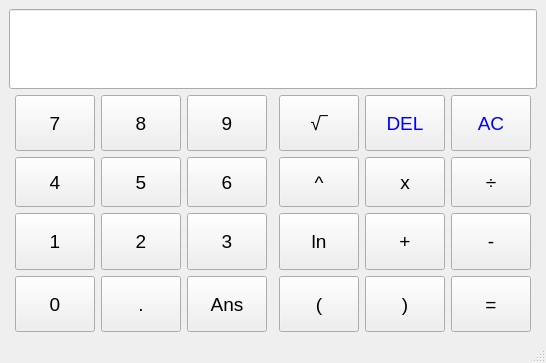
<?xml version="1.0" encoding="UTF-8"?>
<ui version="4.0">
 <class>MainWindow</class>
 <widget class="QMainWindow" name="MainWindow">
  <property name="geometry">
   <rect>
    <x>0</x>
    <y>0</y>
    <width>516</width>
    <height>363</height>
   </rect>
  </property>
  <property name="windowTitle">
   <string>Calculator by KZ</string>
  </property>
  <widget class="QWidget" name="centralwidget">
   <layout class="QGridLayout" name="gridLayout">
    <item row="2" column="5">
     <widget class="QPushButton" name="pbpower">
      <property name="minimumSize">
       <size>
        <width>0</width>
        <height>50</height>
       </size>
      </property>
      <property name="font">
       <font>
        <pointsize>14</pointsize>
       </font>
      </property>
      <property name="text">
       <string>^</string>
      </property>
     </widget>
    </item>
    <item row="4" column="5">
     <widget class="QPushButton" name="pbln">
      <property name="sizePolicy">
       <sizepolicy hsizetype="Minimum" vsizetype="Minimum">
        <horstretch>0</horstretch>
        <verstretch>0</verstretch>
       </sizepolicy>
      </property>
      <property name="minimumSize">
       <size>
        <width>0</width>
        <height>50</height>
       </size>
      </property>
      <property name="font">
       <font>
        <pointsize>14</pointsize>
       </font>
      </property>
      <property name="text">
       <string>ln</string>
      </property>
     </widget>
    </item>
    <item row="5" column="6">
     <widget class="QPushButton" name="pbclosebrac">
      <property name="sizePolicy">
       <sizepolicy hsizetype="Minimum" vsizetype="Minimum">
        <horstretch>0</horstretch>
        <verstretch>0</verstretch>
       </sizepolicy>
      </property>
      <property name="minimumSize">
       <size>
        <width>0</width>
        <height>50</height>
       </size>
      </property>
      <property name="font">
       <font>
        <pointsize>14</pointsize>
       </font>
      </property>
      <property name="text">
       <string>)</string>
      </property>
     </widget>
    </item>
    <item row="2" column="6">
     <widget class="QPushButton" name="pbmult">
      <property name="sizePolicy">
       <sizepolicy hsizetype="Minimum" vsizetype="Minimum">
        <horstretch>0</horstretch>
        <verstretch>0</verstretch>
       </sizepolicy>
      </property>
      <property name="minimumSize">
       <size>
        <width>0</width>
        <height>50</height>
       </size>
      </property>
      <property name="font">
       <font>
        <pointsize>14</pointsize>
       </font>
      </property>
      <property name="text">
       <string>x</string>
      </property>
     </widget>
    </item>
    <item row="2" column="3">
     <widget class="QPushButton" name="pb6">
      <property name="sizePolicy">
       <sizepolicy hsizetype="Minimum" vsizetype="Minimum">
        <horstretch>0</horstretch>
        <verstretch>0</verstretch>
       </sizepolicy>
      </property>
      <property name="minimumSize">
       <size>
        <width>0</width>
        <height>50</height>
       </size>
      </property>
      <property name="font">
       <font>
        <pointsize>14</pointsize>
       </font>
      </property>
      <property name="text">
       <string>6</string>
      </property>
     </widget>
    </item>
    <item row="4" column="1">
     <widget class="QPushButton" name="pb1">
      <property name="sizePolicy">
       <sizepolicy hsizetype="Minimum" vsizetype="Minimum">
        <horstretch>0</horstretch>
        <verstretch>0</verstretch>
       </sizepolicy>
      </property>
      <property name="minimumSize">
       <size>
        <width>0</width>
        <height>50</height>
       </size>
      </property>
      <property name="font">
       <font>
        <pointsize>14</pointsize>
       </font>
      </property>
      <property name="text">
       <string>1</string>
      </property>
     </widget>
    </item>
    <item row="2" column="1">
     <widget class="QPushButton" name="pb4">
      <property name="sizePolicy">
       <sizepolicy hsizetype="Minimum" vsizetype="Minimum">
        <horstretch>0</horstretch>
        <verstretch>0</verstretch>
       </sizepolicy>
      </property>
      <property name="minimumSize">
       <size>
        <width>0</width>
        <height>50</height>
       </size>
      </property>
      <property name="font">
       <font>
        <pointsize>14</pointsize>
       </font>
      </property>
      <property name="text">
       <string>4</string>
      </property>
     </widget>
    </item>
    <item row="2" column="2">
     <widget class="QPushButton" name="pb5">
      <property name="sizePolicy">
       <sizepolicy hsizetype="Minimum" vsizetype="Minimum">
        <horstretch>0</horstretch>
        <verstretch>0</verstretch>
       </sizepolicy>
      </property>
      <property name="minimumSize">
       <size>
        <width>0</width>
        <height>50</height>
       </size>
      </property>
      <property name="font">
       <font>
        <pointsize>14</pointsize>
       </font>
      </property>
      <property name="text">
       <string>5</string>
      </property>
     </widget>
    </item>
    <item row="4" column="2">
     <widget class="QPushButton" name="pb2">
      <property name="sizePolicy">
       <sizepolicy hsizetype="Minimum" vsizetype="Minimum">
        <horstretch>0</horstretch>
        <verstretch>0</verstretch>
       </sizepolicy>
      </property>
      <property name="minimumSize">
       <size>
        <width>0</width>
        <height>50</height>
       </size>
      </property>
      <property name="font">
       <font>
        <pointsize>14</pointsize>
       </font>
      </property>
      <property name="text">
       <string>2</string>
      </property>
     </widget>
    </item>
    <item row="5" column="1">
     <widget class="QPushButton" name="pb0">
      <property name="sizePolicy">
       <sizepolicy hsizetype="Minimum" vsizetype="Minimum">
        <horstretch>0</horstretch>
        <verstretch>0</verstretch>
       </sizepolicy>
      </property>
      <property name="minimumSize">
       <size>
        <width>0</width>
        <height>50</height>
       </size>
      </property>
      <property name="font">
       <font>
        <pointsize>14</pointsize>
       </font>
      </property>
      <property name="text">
       <string>0</string>
      </property>
     </widget>
    </item>
    <item row="1" column="1">
     <widget class="QPushButton" name="pb7">
      <property name="sizePolicy">
       <sizepolicy hsizetype="Minimum" vsizetype="Minimum">
        <horstretch>0</horstretch>
        <verstretch>0</verstretch>
       </sizepolicy>
      </property>
      <property name="minimumSize">
       <size>
        <width>0</width>
        <height>50</height>
       </size>
      </property>
      <property name="font">
       <font>
        <pointsize>14</pointsize>
       </font>
      </property>
      <property name="text">
       <string>7</string>
      </property>
     </widget>
    </item>
    <item row="4" column="3">
     <widget class="QPushButton" name="pb3">
      <property name="sizePolicy">
       <sizepolicy hsizetype="Minimum" vsizetype="Minimum">
        <horstretch>0</horstretch>
        <verstretch>0</verstretch>
       </sizepolicy>
      </property>
      <property name="minimumSize">
       <size>
        <width>0</width>
        <height>50</height>
       </size>
      </property>
      <property name="font">
       <font>
        <pointsize>14</pointsize>
       </font>
      </property>
      <property name="text">
       <string>3</string>
      </property>
     </widget>
    </item>
    <item row="1" column="3">
     <widget class="QPushButton" name="pb9">
      <property name="sizePolicy">
       <sizepolicy hsizetype="Minimum" vsizetype="Minimum">
        <horstretch>0</horstretch>
        <verstretch>0</verstretch>
       </sizepolicy>
      </property>
      <property name="minimumSize">
       <size>
        <width>0</width>
        <height>50</height>
       </size>
      </property>
      <property name="font">
       <font>
        <pointsize>14</pointsize>
       </font>
      </property>
      <property name="text">
       <string>9</string>
      </property>
     </widget>
    </item>
    <item row="5" column="2">
     <widget class="QPushButton" name="pbdot">
      <property name="sizePolicy">
       <sizepolicy hsizetype="Minimum" vsizetype="Minimum">
        <horstretch>0</horstretch>
        <verstretch>0</verstretch>
       </sizepolicy>
      </property>
      <property name="minimumSize">
       <size>
        <width>0</width>
        <height>50</height>
       </size>
      </property>
      <property name="font">
       <font>
        <pointsize>14</pointsize>
       </font>
      </property>
      <property name="text">
       <string>.</string>
      </property>
     </widget>
    </item>
    <item row="1" column="2">
     <widget class="QPushButton" name="pb8">
      <property name="sizePolicy">
       <sizepolicy hsizetype="Minimum" vsizetype="Minimum">
        <horstretch>0</horstretch>
        <verstretch>0</verstretch>
       </sizepolicy>
      </property>
      <property name="minimumSize">
       <size>
        <width>0</width>
        <height>50</height>
       </size>
      </property>
      <property name="font">
       <font>
        <pointsize>14</pointsize>
       </font>
      </property>
      <property name="text">
       <string>8</string>
      </property>
     </widget>
    </item>
    <item row="1" column="6">
     <widget class="QPushButton" name="pbdel">
      <property name="sizePolicy">
       <sizepolicy hsizetype="Minimum" vsizetype="Minimum">
        <horstretch>0</horstretch>
        <verstretch>0</verstretch>
       </sizepolicy>
      </property>
      <property name="minimumSize">
       <size>
        <width>0</width>
        <height>50</height>
       </size>
      </property>
      <property name="palette">
       <palette>
        <active>
         <colorrole role="ButtonText">
          <brush brushstyle="SolidPattern">
           <color alpha="255">
            <red>0</red>
            <green>0</green>
            <blue>255</blue>
           </color>
          </brush>
         </colorrole>
        </active>
        <inactive>
         <colorrole role="ButtonText">
          <brush brushstyle="SolidPattern">
           <color alpha="255">
            <red>0</red>
            <green>0</green>
            <blue>255</blue>
           </color>
          </brush>
         </colorrole>
        </inactive>
        <disabled>
         <colorrole role="ButtonText">
          <brush brushstyle="SolidPattern">
           <color alpha="255">
            <red>120</red>
            <green>120</green>
            <blue>120</blue>
           </color>
          </brush>
         </colorrole>
        </disabled>
       </palette>
      </property>
      <property name="font">
       <font>
        <pointsize>14</pointsize>
       </font>
      </property>
      <property name="text">
       <string>DEL</string>
      </property>
     </widget>
    </item>
    <item row="4" column="6">
     <widget class="QPushButton" name="pbplus">
      <property name="sizePolicy">
       <sizepolicy hsizetype="Minimum" vsizetype="Minimum">
        <horstretch>0</horstretch>
        <verstretch>0</verstretch>
       </sizepolicy>
      </property>
      <property name="minimumSize">
       <size>
        <width>0</width>
        <height>50</height>
       </size>
      </property>
      <property name="font">
       <font>
        <pointsize>14</pointsize>
       </font>
      </property>
      <property name="text">
       <string>+</string>
      </property>
     </widget>
    </item>
    <item row="5" column="5">
     <widget class="QPushButton" name="pbopenbrac">
      <property name="sizePolicy">
       <sizepolicy hsizetype="Minimum" vsizetype="Minimum">
        <horstretch>0</horstretch>
        <verstretch>0</verstretch>
       </sizepolicy>
      </property>
      <property name="minimumSize">
       <size>
        <width>0</width>
        <height>50</height>
       </size>
      </property>
      <property name="font">
       <font>
        <pointsize>14</pointsize>
       </font>
      </property>
      <property name="text">
       <string>(</string>
      </property>
     </widget>
    </item>
    <item row="5" column="3">
     <widget class="QPushButton" name="pbans">
      <property name="sizePolicy">
       <sizepolicy hsizetype="Minimum" vsizetype="Minimum">
        <horstretch>0</horstretch>
        <verstretch>0</verstretch>
       </sizepolicy>
      </property>
      <property name="minimumSize">
       <size>
        <width>0</width>
        <height>50</height>
       </size>
      </property>
      <property name="font">
       <font>
        <pointsize>14</pointsize>
       </font>
      </property>
      <property name="text">
       <string>Ans</string>
      </property>
     </widget>
    </item>
    <item row="1" column="5">
     <widget class="QPushButton" name="pbsqrt">
      <property name="sizePolicy">
       <sizepolicy hsizetype="Minimum" vsizetype="Minimum">
        <horstretch>0</horstretch>
        <verstretch>0</verstretch>
       </sizepolicy>
      </property>
      <property name="minimumSize">
       <size>
        <width>0</width>
        <height>50</height>
       </size>
      </property>
      <property name="font">
       <font>
        <pointsize>14</pointsize>
       </font>
      </property>
      <property name="text">
       <string>√‾</string>
      </property>
     </widget>
    </item>
    <item row="0" column="0" colspan="9">
     <widget class="QLineEdit" name="lnmain">
      <property name="sizePolicy">
       <sizepolicy hsizetype="Expanding" vsizetype="Minimum">
        <horstretch>0</horstretch>
        <verstretch>0</verstretch>
       </sizepolicy>
      </property>
      <property name="minimumSize">
       <size>
        <width>0</width>
        <height>80</height>
       </size>
      </property>
      <property name="font">
       <font>
        <pointsize>14</pointsize>
       </font>
      </property>
      <property name="text">
       <string/>
      </property>
      <property name="alignment">
       <set>Qt::AlignRight|Qt::AlignTrailing|Qt::AlignVCenter</set>
      </property>
     </widget>
    </item>
    <item row="1" column="7">
     <widget class="QPushButton" name="pbac">
      <property name="sizePolicy">
       <sizepolicy hsizetype="Minimum" vsizetype="Minimum">
        <horstretch>0</horstretch>
        <verstretch>0</verstretch>
       </sizepolicy>
      </property>
      <property name="minimumSize">
       <size>
        <width>0</width>
        <height>50</height>
       </size>
      </property>
      <property name="palette">
       <palette>
        <active>
         <colorrole role="ButtonText">
          <brush brushstyle="SolidPattern">
           <color alpha="255">
            <red>0</red>
            <green>0</green>
            <blue>255</blue>
           </color>
          </brush>
         </colorrole>
        </active>
        <inactive>
         <colorrole role="ButtonText">
          <brush brushstyle="SolidPattern">
           <color alpha="255">
            <red>0</red>
            <green>0</green>
            <blue>255</blue>
           </color>
          </brush>
         </colorrole>
        </inactive>
        <disabled>
         <colorrole role="ButtonText">
          <brush brushstyle="SolidPattern">
           <color alpha="255">
            <red>120</red>
            <green>120</green>
            <blue>120</blue>
           </color>
          </brush>
         </colorrole>
        </disabled>
       </palette>
      </property>
      <property name="font">
       <font>
        <pointsize>14</pointsize>
       </font>
      </property>
      <property name="text">
       <string>AC</string>
      </property>
     </widget>
    </item>
    <item row="2" column="7">
     <widget class="QPushButton" name="pbdiv">
      <property name="sizePolicy">
       <sizepolicy hsizetype="Minimum" vsizetype="Minimum">
        <horstretch>0</horstretch>
        <verstretch>0</verstretch>
       </sizepolicy>
      </property>
      <property name="minimumSize">
       <size>
        <width>0</width>
        <height>50</height>
       </size>
      </property>
      <property name="font">
       <font>
        <pointsize>14</pointsize>
       </font>
      </property>
      <property name="text">
       <string>÷</string>
      </property>
     </widget>
    </item>
    <item row="4" column="7">
     <widget class="QPushButton" name="pbminus">
      <property name="sizePolicy">
       <sizepolicy hsizetype="Minimum" vsizetype="Minimum">
        <horstretch>0</horstretch>
        <verstretch>0</verstretch>
       </sizepolicy>
      </property>
      <property name="minimumSize">
       <size>
        <width>0</width>
        <height>50</height>
       </size>
      </property>
      <property name="font">
       <font>
        <pointsize>14</pointsize>
       </font>
      </property>
      <property name="text">
       <string>-</string>
      </property>
     </widget>
    </item>
    <item row="5" column="7">
     <widget class="QPushButton" name="pbeq">
      <property name="sizePolicy">
       <sizepolicy hsizetype="Minimum" vsizetype="Minimum">
        <horstretch>0</horstretch>
        <verstretch>0</verstretch>
       </sizepolicy>
      </property>
      <property name="minimumSize">
       <size>
        <width>0</width>
        <height>50</height>
       </size>
      </property>
      <property name="font">
       <font>
        <pointsize>14</pointsize>
       </font>
      </property>
      <property name="text">
       <string>=</string>
      </property>
     </widget>
    </item>
   </layout>
  </widget>
  <widget class="QMenuBar" name="menubar">
   <property name="geometry">
    <rect>
     <x>0</x>
     <y>0</y>
     <width>516</width>
     <height>21</height>
    </rect>
   </property>
  </widget>
  <widget class="QStatusBar" name="statusbar"/>
 </widget>
 <resources/>
 <connections/>
</ui>
